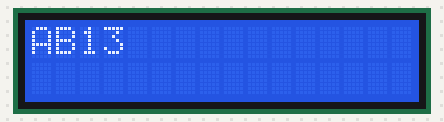
The sketch below on a simulated Arduino Uno, built with avr-gcc and run on an emulated ATmega328P. Shown: 16×2 character LCD.

Above: at 1.26 s.
At 2.7 s:
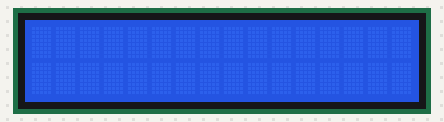
At 8.06 s:
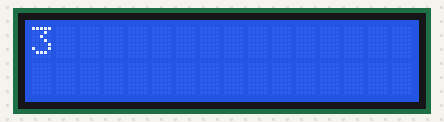
At 10.06 s:
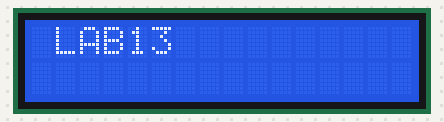
At 13.66 s:
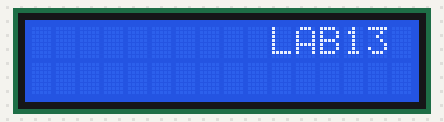
At 17.1 s:
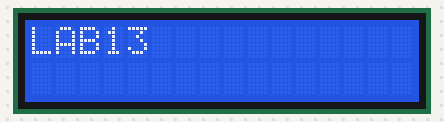

Measured:
- by itself, everything shown: repeats every 17.0 s, in 42 steps
- what the display in image 0 shows lasts 0.4 s, from 1.1 s to 1.5 s
- what the display in image 1 shows lasts 5.2 s, from 2.7 s to 7.9 s
- what the display in image 5 shows lasts 1.1 s, from 17.0 s to 18.1 s

The sketch:

LAB13_Advacne_LCD_Keypad_Shield_Scroll.ino
```cpp
// Arduino UNO <--> LCD Keypad Shield
// D4 = 4
// D5 = 5
// D6 = 6
// D7 = 7
// D8 = 8
// D9 = 9
// 10 = 10
// Vin = Cin
// 5V = 5V
// GND = GND
// A0 = A0
// RST = RST


#include <LiquidCrystal.h>
const int RS = 8;
const int EN = 9;
const int d4 = 4;
const int d5 = 5;
const int d6 = 6;
const int d7 = 7;
const int pin_BL = 10; // arduino pin wired to LCD backlight circuit
LiquidCrystal lcd( RS,  EN,  d4,  d5,  d6,  d7);
void setup() {
 lcd.begin(16, 2);
 lcd.print("LAB13");
 delay(1000);
}
void loop() {
 // scroll 11 positions ("Express Bus to Rayong" length) to the left
 for (int positionCounter = 0; positionCounter < 11; positionCounter++) {
   lcd.scrollDisplayLeft();
   delay(400);  //Scrolling speed
 }
 // scroll 27 positions ("Express Bus to Rayong" length + display length) to the right
 for (int positionCounter = 0; positionCounter < 27; positionCounter++) {
   lcd.scrollDisplayRight();
   delay(400);
 }
 // scroll 16 positions (display length) to the left
 for (int positionCounter = 0; positionCounter < 16; positionCounter++) {
   lcd.scrollDisplayLeft();
   delay(50);
 }
 delay(1000);
}
```
